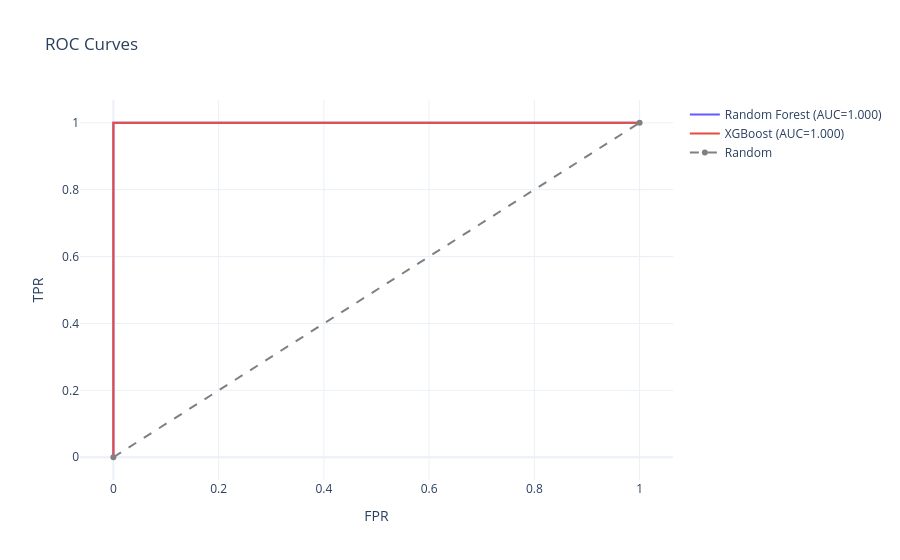

This figure's notebook cell:
### Code cell
# Plot e: ROC curves
fig = go.Figure()
for name, model, color in [('Random Forest', rf, PRIMARY), ('XGBoost', xgb, RISK)]:
    y_proba = model.predict_proba(X_test)[:,1]
    fpr, tpr, _ = roc_curve(y_test, y_proba)
    auc = roc_auc_score(y_test, y_proba)
    fig.add_trace(go.Scatter(x=fpr, y=tpr, name=f"{name} (AUC={auc:.3f})", line=dict(color=color)))
fig.add_trace(go.Scatter(x=[0,1], y=[0,1], name='Random', line=dict(dash='dash', color='gray')))
fig.update_layout(title='ROC Curves', xaxis_title='FPR', yaxis_title='TPR', template=TEMPLATE)
fig.show()

### Figure 1 — Plotly figure (JSON) as saved in the notebook; plotly's stock layout.template omitted (floating-point values rounded to 4 significant figures)
{"data": [{"line": {"color": "#635BFF"}, "name": "Random Forest (AUC=1.000)", "type": "scatter", "x": [0.0, 0.0, 0.0, 0.0, 0.0, 0.0, 0.0, 0.0, 0.0, 0.0, 0.0, 0.0, 0.0, 0.0, 0.0, 0.0, 0.0, 0.0, 0.0, 0.1795, 0.3333, 0.3846, 0.4359, 0.4872, 0.5385, 0.5897, 0.6667, 0.7692, 0.8462, 0.8718, 0.9744, 1.0], "y": [0.0, 0.06557, 0.1639, 0.2787, 0.4098, 0.4918, 0.541, 0.6066, 0.6557, 0.7213, 0.7869, 0.8197, 0.8361, 0.8689, 0.8852, 0.918, 0.9344, 0.9672, 1.0, 1.0, 1.0, 1.0, 1.0, 1.0, 1.0, 1.0, 1.0, 1.0, 1.0, 1.0, 1.0, 1.0]}, {"line": {"color": "#E74C3C"}, "name": "XGBoost (AUC=1.000)", "type": "scatter", "x": [0.0, 0.0, 0.0, 0.0, 0.0, 0.0, 0.0, 0.0, 0.0, 0.0, 0.0, 0.0, 0.0, 0.0, 0.0, 0.0, 0.0, 0.0, 0.0, 0.0, 0.05128, 0.1538, 0.4615, 0.5897, 0.641, 0.8718, 0.9231, 1.0], "y": [0.0, 0.01639, 0.1475, 0.1967, 0.2787, 0.377, 0.4262, 0.4426, 0.4754, 0.4918, 0.623, 0.6393, 0.7377, 0.7541, 0.8033, 0.8197, 0.8689, 0.918, 0.9672, 1.0, 1.0, 1.0, 1.0, 1.0, 1.0, 1.0, 1.0, 1.0]}, {"line": {"color": "gray", "dash": "dash"}, "name": "Random", "type": "scatter", "x": [0, 1], "y": [0, 1]}], "layout": {"title": {"text": "ROC Curves"}, "xaxis": {"title": {"text": "FPR"}}, "yaxis": {"title": {"text": "TPR"}}}}
